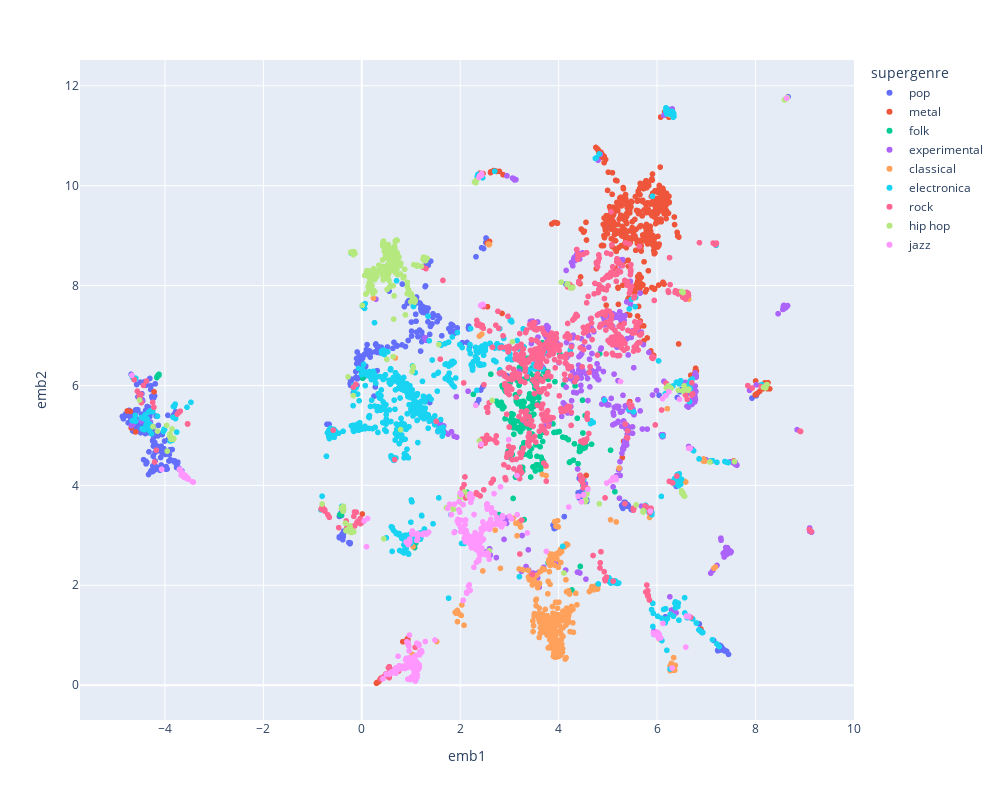

This figure's notebook cell:
### Code cell
fig = px.scatter(df_umap, x='emb1', y='emb2', hover_data=['genre'], color='supergenre', width=1000, height=800)
fig.update_traces(marker=dict(size=6),
                  selector=dict(mode='markers'))
fig.show()
fig.write_html('umap_results/genres_map.html')
fig.write_image('umap_results/genres_map.pdf')

### Figure 1 — Plotly figure (JSON) as saved in the notebook; plotly's stock layout.template omitted (floating-point values rounded to 4 significant figures; data arrays with more than 128 entries replaced by an {"elided": "..."} marker saying what was removed)
{"data": [{"customdata": {"elided": "539x1 str values"}, "hovertemplate": "supergenre=pop<br>emb1=%{x}<br>emb2=%{y}<br>genre=%{customdata[0]}<extra></extra>", "legendgroup": "pop", "marker": {"color": "#636efa", "size": 6, "symbol": "circle"}, "mode": "markers", "name": "pop", "showlegend": true, "type": "scattergl", "x": {"elided": "539 float values"}, "xaxis": "x", "y": {"elided": "539 float values"}, "yaxis": "y"}, {"customdata": {"elided": "531x1 str values"}, "hovertemplate": "supergenre=metal<br>emb1=%{x}<br>emb2=%{y}<br>genre=%{customdata[0]}<extra></extra>", "legendgroup": "metal", "marker": {"color": "#EF553B", "size": 6, "symbol": "circle"}, "mode": "markers", "name": "metal", "showlegend": true, "type": "scattergl", "x": {"elided": "531 float values"}, "xaxis": "x", "y": {"elided": "531 float values"}, "yaxis": "y"}, {"customdata": {"elided": "268x1 str values"}, "hovertemplate": "supergenre=folk<br>emb1=%{x}<br>emb2=%{y}<br>genre=%{customdata[0]}<extra></extra>", "legendgroup": "folk", "marker": {"color": "#00cc96", "size": 6, "symbol": "circle"}, "mode": "markers", "name": "folk", "showlegend": true, "type": "scattergl", "x": {"elided": "268 float values"}, "xaxis": "x", "y": {"elided": "268 float values"}, "yaxis": "y"}, {"customdata": {"elided": "499x1 str values"}, "hovertemplate": "supergenre=experimental<br>emb1=%{x}<br>emb2=%{y}<br>genre=%{customdata[0]}<extra></extra>", "legendgroup": "experimental", "marker": {"color": "#ab63fa", "size": 6, "symbol": "circle"}, "mode": "markers", "name": "experimental", "showlegend": true, "type": "scattergl", "x": {"elided": "499 float values"}, "xaxis": "x", "y": {"elided": "499 float values"}, "yaxis": "y"}, {"customdata": {"elided": "431x1 str values"}, "hovertemplate": "supergenre=classical<br>emb1=%{x}<br>emb2=%{y}<br>genre=%{customdata[0]}<extra></extra>", "legendgroup": "classical", "marker": {"color": "#FFA15A", "size": 6, "symbol": "circle"}, "mode": "markers", "name": "classical", "showlegend": true, "type": "scattergl", "x": {"elided": "431 float values"}, "xaxis": "x", "y": {"elided": "431 float values"}, "yaxis": "y"}, {"customdata": {"elided": "802x1 str values"}, "hovertemplate": "supergenre=electronica<br>emb1=%{x}<br>emb2=%{y}<br>genre=%{customdata[0]}<extra></extra>", "legendgroup": "electronica", "marker": {"color": "#19d3f3", "size": 6, "symbol": "circle"}, "mode": "markers", "name": "electronica", "showlegend": true, "type": "scattergl", "x": {"elided": "802 float values"}, "xaxis": "x", "y": {"elided": "802 float values"}, "yaxis": "y"}, {"customdata": {"elided": "761x1 str values"}, "hovertemplate": "supergenre=rock<br>emb1=%{x}<br>emb2=%{y}<br>genre=%{customdata[0]}<extra></extra>", "legendgroup": "rock", "marker": {"color": "#FF6692", "size": 6, "symbol": "circle"}, "mode": "markers", "name": "rock", "showlegend": true, "type": "scattergl", "x": {"elided": "761 float values"}, "xaxis": "x", "y": {"elided": "761 float values"}, "yaxis": "y"}, {"customdata": {"elided": "330x1 str values"}, "hovertemplate": "supergenre=hip hop<br>emb1=%{x}<br>emb2=%{y}<br>genre=%{customdata[0]}<extra></extra>", "legendgroup": "hip hop", "marker": {"color": "#B6E880", "size": 6, "symbol": "circle"}, "mode": "markers", "name": "hip hop", "showlegend": true, "type": "scattergl", "x": {"elided": "330 float values"}, "xaxis": "x", "y": {"elided": "330 float values"}, "yaxis": "y"}, {"customdata": {"elided": "373x1 str values"}, "hovertemplate": "supergenre=jazz<br>emb1=%{x}<br>emb2=%{y}<br>genre=%{customdata[0]}<extra></extra>", "legendgroup": "jazz", "marker": {"color": "#FF97FF", "size": 6, "symbol": "circle"}, "mode": "markers", "name": "jazz", "showlegend": true, "type": "scattergl", "x": {"elided": "373 float values"}, "xaxis": "x", "y": {"elided": "373 float values"}, "yaxis": "y"}], "layout": {"height": 800, "legend": {"title": {"text": "supergenre"}, "tracegroupgap": 0}, "margin": {"t": 60}, "width": 1000, "xaxis": {"anchor": "y", "autorange": true, "domain": [0, 1], "range": [-5.727, 10.0], "title": {"text": "emb1"}, "type": "linear"}, "yaxis": {"anchor": "x", "autorange": true, "domain": [0, 1], "range": [-0.6983, 12.52], "title": {"text": "emb2"}, "type": "linear"}}}
